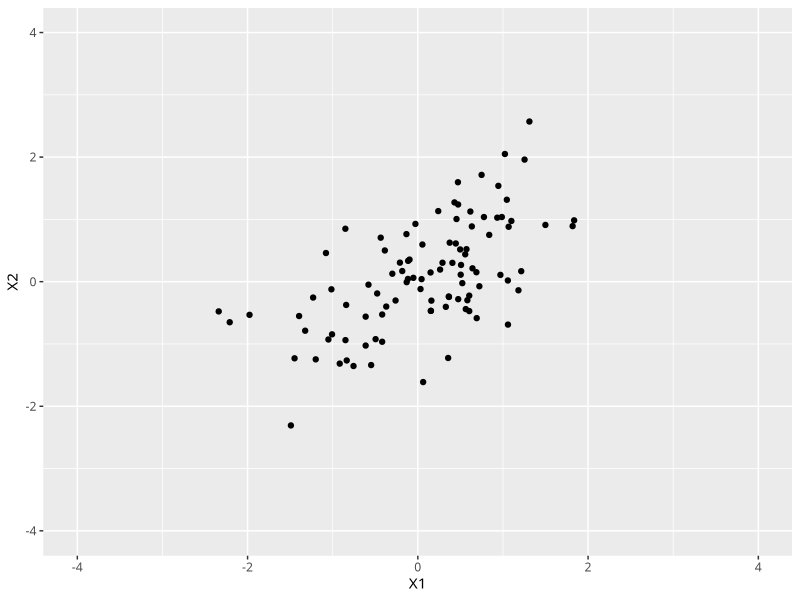
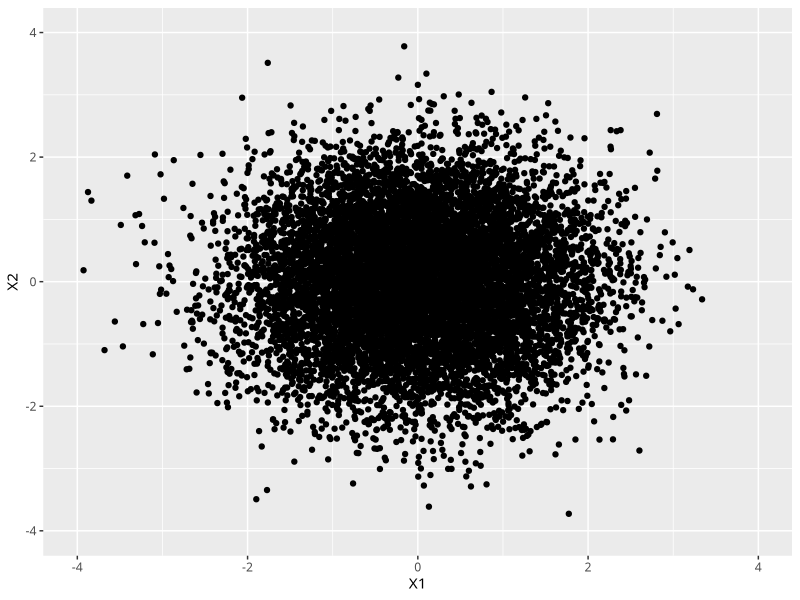
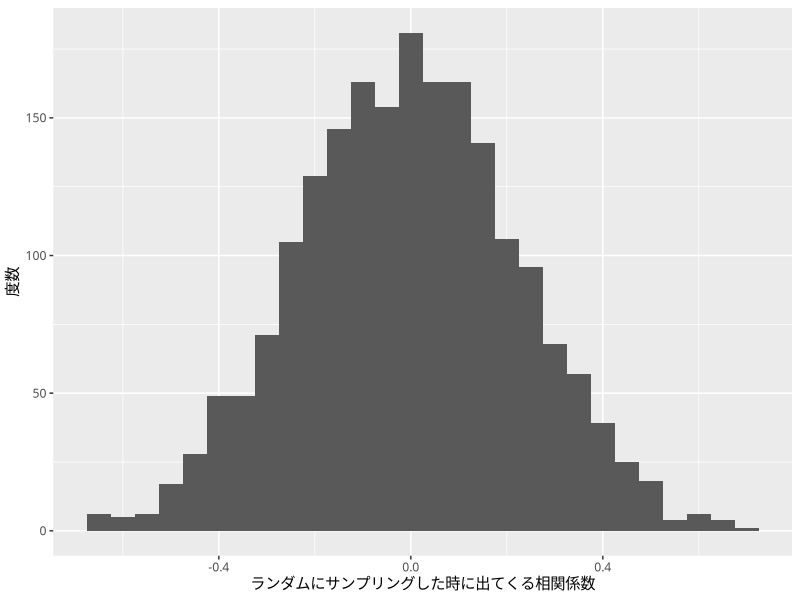
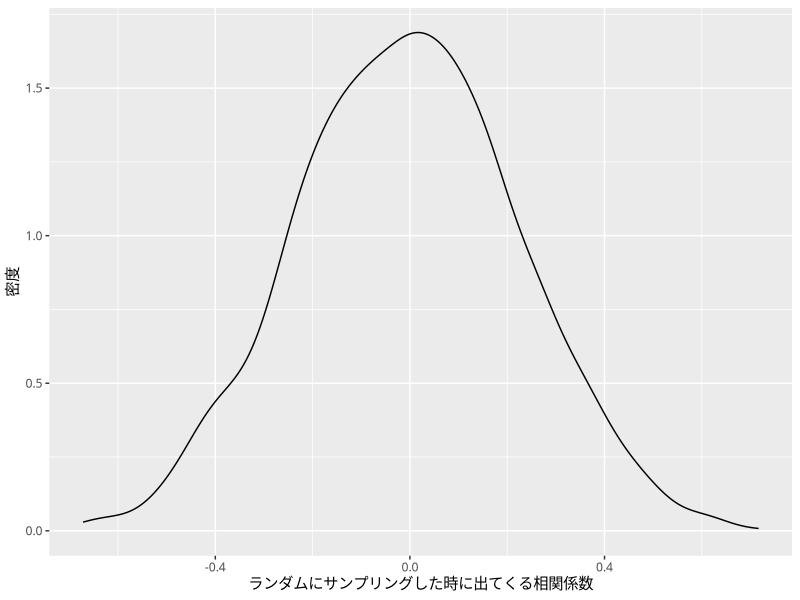

Recreate these plots in R, in order.
rm(list=ls())
library(tidyverse)
old = theme_set(theme_gray(base_family = "HiraKakuProN-W3"))
library(MASS)
# 推測統計学 -------------------------------------------------------------------

## 相関係数の乱数
rho <- 0.7
SIG <- matrix(c(1,rho,rho,1),nrow=2)
N <- 100

dt <- mvrnorm(N,mu=c(0,0),Sigma = SIG)
dt

dt %>% data.frame() %>% 
  ggplot(aes(x=X1,y=X2))+geom_point() + xlim(-4,4)+ylim(-4,4)


# 帰無仮説の世界 -----------------------------------------------------------------
rho <- 0.0
SIG <- matrix(c(1,rho,rho,1),nrow=2)
N <- 10000

dt <- mvrnorm(N,mu=c(0,0),Sigma = SIG,empirical = TRUE)
dt
cor(dt)

dt %>% data.frame() %>% 
  ggplot(aes(x=X1,y=X2))+geom_point() + xlim(-4,4)+ylim(-4,4)


# 仮説検定 --------------------------------------------------------------------

df <- data.frame(dt)
dplyr::sample_n(df,2)

S1 <- sample_n(df,20)
cor(S1)

S2 <- sample_n(df,20)
cor(S2)

S3 <- sample_n(df,20)
cor(S3)

N = 2000
sz = 20
Sr <- c()
for(i in 1:N){
  Sr <- c(Sr,cor(sample_n(df,sz))[1,2])
}

data.frame(Sr) %>% ggplot(aes(x=Sr))+geom_histogram(binwidth=0.05) + 
  xlab("ランダムにサンプリングした時に出てくる相関係数")+ylab("度数")
data.frame(Sr) %>% ggplot(aes(x=Sr))+geom_density()+ 
  xlab("ランダムにサンプリングした時に出てくる相関係数")+ylab("密度")
  